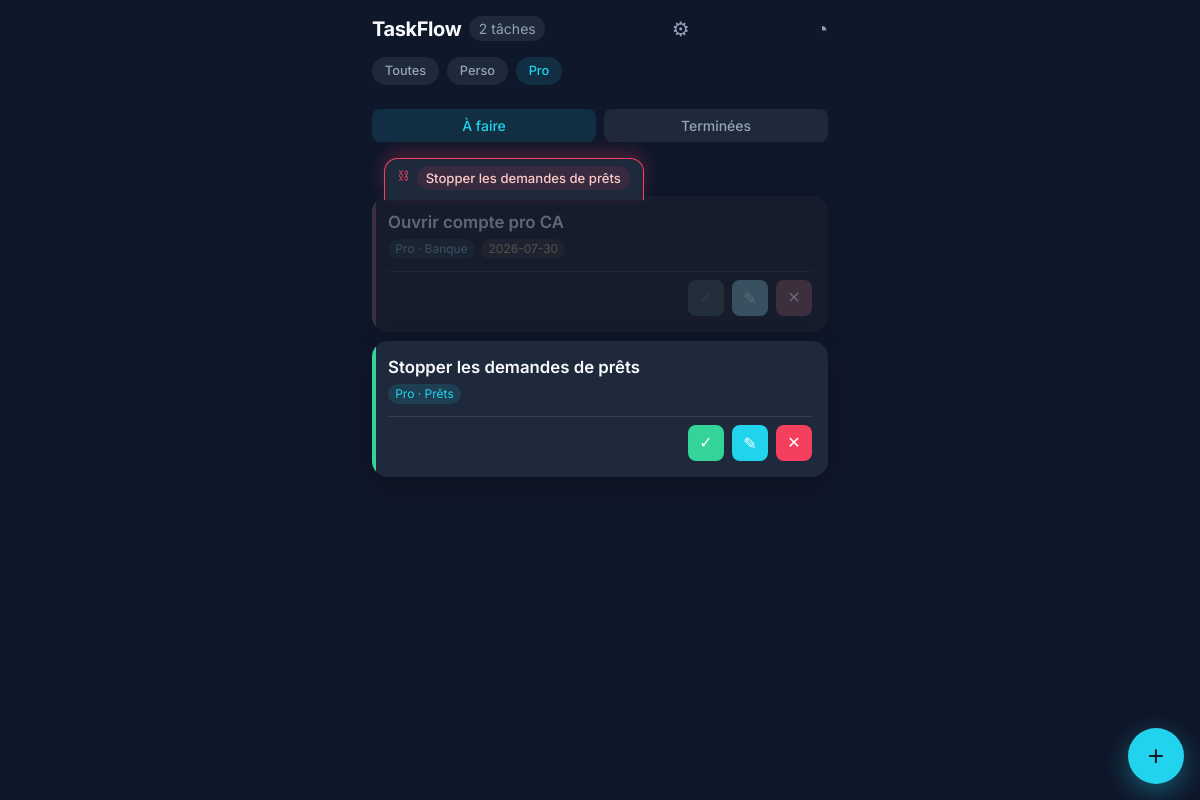
/?category=Pro, run on the app's committed database.
### tables this page shows
CREATE TABLE tasks (id INTEGER PRIMARY KEY AUTOINCREMENT, title TEXT NOT NULL, category TEXT NOT NULL, subcategory TEXT, priority INTEGER CHECK(priority BETWEEN 1 AND 3), due_at TEXT, done INTEGER DEFAULT 0, done_at TEXT, created_at TEXT DEFAULT CURRENT_TIMESTAMP);

### src/TaskRepository.php (called while the page is built, shortened)
<?php
final class TaskRepository
{
    private PDO $pdo;
    public function __construct(PDO $pdo)
    {
        $this->pdo = $pdo;
        $this->ensureSchema();
        $this->seedDefaults();
    }
    private function ensureSchema(): void
    {
        $this->pdo->exec('CREATE TABLE IF NOT EXISTS tasks (id INTEGER PRIMARY KEY AUTOINCREMENT, title TEXT NOT NULL, category TEXT NOT NULL, subcategory TEXT, priority INTEGER CHECK(priority BETWEEN 1 AND 3), due_at TEXT, done INTEGER DEFAULT 0, done_at TEXT, created_at TEXT DEFAULT CURRENT_TIMESTAMP)');
        $this->migrateCategoriesSchema();
        $this->pdo->exec('CREATE TABLE IF NOT EXISTS categories (name TEXT NOT NULL, subcategory TEXT NOT NULL DEFAULT \'\', PRIMARY KEY (name, subcategory))');
        $this->pdo->exec('CREATE TABLE IF NOT EXISTS task_dependencies (blocker_id INTEGER NOT NULL, blocked_id INTEGER NOT NULL, PRIMARY KEY (blocker_id, blocked_id), FOREIGN KEY (blocker_id) REFERENCES tasks(id) ON DELETE CASCADE, FOREIGN KEY (blocked_id) REFERENCES tasks(id) ON DELETE CASCADE)');
        try {
            $this->pdo->exec('ALTER TABLE tasks ADD COLUMN done_at TEXT');
        } catch (\PDOException $e) {
        }
    }
    private function migrateCategoriesSchema(): void
    {
        $info = $this->pdo->query("PRAGMA table_info('categories')")->fetchAll();
        $hasCompositePk = false;
        foreach ($info as $col) {
            if ($col['name'] === 'subcategory' && ($col['pk'] ?? 0) == 2) {
                $hasCompositePk = true;
                break;
            }
        }
        if ($hasCompositePk) {
            return;
        }
        $this->pdo->exec('ALTER TABLE categories RENAME TO categories_old');
        $this->pdo->exec('CREATE TABLE categories (name TEXT NOT NULL, subcategory TEXT NOT NULL DEFAULT \'\', PRIMARY KEY (name, subcategory))');
        $this->pdo->exec('DROP TABLE categories_old');
    }
    private function seedDefaults(): void
    {
        $default = [
            'Perso' => ['Courses', 'Santé', 'Famille'],
            'Pro' => ['Roland', 'CIVITAS', 'Appels'],
            'Dev' => ['TaskFlow', 'Matricothèque', 'LMLaP'],
            'Veille' => ['Météo', 'Veille-tech', 'Veille-concurrence'],
            'Foncier' => ['Carte', 'Dossiers', 'RDV'],
            'Projets' => ['Bougies', 'VINYLS', 'Fundisc'],
            'Administratif' => ['Impôt', 'Banque', 'Assurance'],
        ];
        $existing = $this->pdo->query('SELECT name, subcategory FROM categories')->fetchAll(PDO::FETCH_ASSOC);
        $map = [];
        foreach ($existing as $row) {
            $map[trim($row['name'])][] = $row['subcategory'];
        }
        foreach ($default as $cat => $subs) {
            foreach ($subs as $sub) {
                if (!isset($map[$cat]) || !in_array($sub, $map[$cat], true)) {
                    $this->insertCategory($cat, $sub);
                }
            }
        }
    }
    private function insertCategory(string $category, string $subcategory): void
    {
        $stmt = $this->pdo->prepare('INSERT OR IGNORE INTO categories (name, subcategory) VALUES (:name, :subcategory)');
        $stmt->execute([':name' => $category, ':subcategory' => $subcategory]);
    }
    public function categories(): array
    {
        $rows = $this->pdo->query('SELECT name, subcategory FROM categories ORDER BY name, subcategory')->fetchAll(PDO::FETCH_ASSOC);
        $out = [];
        foreach ($rows as $row) {
            $out[trim($row['name'])][] = $row['subcategory'];
        }
        return $out;
    }
    public function findIncomplete(?string $category = null): array
    {
        $sql = 'SELECT * FROM tasks WHERE done = 0';
        $params = [];
        if ($category) {
            $sql .= ' AND category = :category';
            $params[':category'] = $category;
        }
        $sql .= ' ORDER BY due_at IS NULL, (CASE WHEN due_at < DATE(\'now\') THEN 0 ELSE 1 END) ASC, due_at ASC, priority ASC';
        $stmt = $this->pdo->prepare($sql);
        $stmt->execute($params);
        return $stmt->fetchAll();
    }
    public function isOverdue(int $id): bool
    {
        $task = $this->find($id);
        if (!$task || empty($task['due_at']) || (int) $task['done'] === 1) {
            return false;
        }
        return $task['due_at'] < date('Y-m-d');
    }
    public function find(int $id): ?array
    {
        $stmt = $this->pdo->prepare('SELECT * FROM tasks WHERE id = :id');
        $stmt->execute([':id' => $id]);
        $row = $stmt->fetch();
        return $row ?: null;
    }
    public function blockersFor(int $id): array
    {
        $stmt = $this->pdo->prepare('SELECT t.* FROM tasks t JOIN task_dependencies d ON d.blocker_id = t.id WHERE d.blocked_id = :id AND t.done = 0 ORDER BY t.due_at IS NULL, t.due_at ASC');
        $stmt->execute([':id' => $id]);
        return $stmt->fetchAll();
    }
}

### public/index.php (the view, shortened to what this page needs)
<?php
$dbPath = __DIR__ . '/taskflow.db';
if (!file_exists($dbPath)) {
    $dbPath = __DIR__ . '/taskflow.sqlite';
    if (!file_exists($dbPath)) {
        $dbPath = __DIR__ . '/../data/taskflow.db';
    }
}
$pdo = Database::get($dbPath);
$repo = new TaskRepository($pdo);
$categories = $repo->categories();
$view = $_GET['view'] ?? 'todo';
if ($view !== 'done') {
    $view = 'todo';
}
$filter = $_GET['category'] ?? null;
$tasks = $view === 'todo' ? $repo->findIncomplete($filter) : $repo->findDone();
$blockersMap = [];
if ($view === 'todo') {
    $ids = array_column($tasks, 'id');
    foreach ($ids as $tid) {
        $blockersMap[(int) $tid] = $repo->blockersFor((int) $tid);
    }
}
?>
<!DOCTYPE html>
<html lang="fr">
<head>
  <link rel="stylesheet" href="style.css">
</head>
<body>
  <div class="container">
    <header>
      <h1>TaskFlow</h1>
      <span class="count"><?= count($tasks) ?> tâche<?= count($tasks) > 1 ? 's' : '' ?></span>
      <a class="admin-link" href="admin.php" title="Gérer les catégories">⚙</a>
      <a class="admin-link" href="stats.php" title="Statistiques">◔</a>
    </header>
    <nav class="filters">
      <a href="." class="<?= $filter === null ? 'active' : '' ?>">Toutes</a>
      <?php foreach ($categories as $cat => $_): ?>
        <a href="?category=<?= urlencode($cat) ?><?= $view === 'done' ? '&view=done' : '' ?>" class="<?= $filter === $cat ? 'active' : '' ?>"><?= htmlspecialchars($cat) ?></a>
      <?php endforeach; ?>
    </nav>
    <div class="view-toggle">
      <a href="." class="<?= $view === 'todo' ? 'active' : '' ?>">À faire</a>
      <a href="?view=done" class="<?= $view === 'done' ? 'active' : '' ?>">Terminées</a>
    </div>
    <div class="stack">
      <?php foreach ($tasks as $task): ?>
        <?php $blockers = $blockersMap[(int) $task['id']] ?? []; ?>
        <div class="task-stack">
          <?php if (!empty($blockers)): ?>
            <div class="blocker-overlay">
              <div class="blocker-line">
                <span class="blocker-icon">⛓</span>
                <div class="blocker-body">
                  <?php foreach ($blockers as $b): ?>
                    <a class="blocker-chip" href="?action=edit&id=<?= (int) $b['id'] ?>"><?= htmlspecialchars($b['title']) ?></a>
                  <?php endforeach; ?>
                </div>
              </div>
            </div>
          <?php endif; ?>
        <article class="task-card priority-<?= (int) $task['priority'] ?> <?= $view === 'done' ? 'done' : '' ?> <?= !empty($blockers) ? 'blocked' : '' ?>">
          <div class="task-content">
            <h2><?= htmlspecialchars($task['title'], ENT_QUOTES, 'UTF-8') ?></h2>
            <div class="task-meta">
              <span class="chip"><?= htmlspecialchars($task['category']) ?><?= $task['subcategory'] ? ' · ' . htmlspecialchars($task['subcategory']) : '' ?></span>
              <?php if ($task['due_at']): ?><span class="chip due-chip"><?= htmlspecialchars($task['due_at']) ?></span><?php endif; ?>
              <?php if ($repo->isOverdue((int) $task['id'])): ?><span class="chip overdue-chip">En retard</span><?php endif; ?>
            </div>
          </div>
          <div class="task-actions">
            <?php if ($view === 'todo'): ?>
              <form method="post" class="action-form">
                <button type="submit" class="btn btn-success <?= !empty($blockers) ? 'btn-disabled' : '' ?>" title="Terminer" <?= !empty($blockers) ? 'disabled' : '' ?>>✓</button>
              </form>
              <a class="btn btn-primary" href="?action=edit&id=<?= (int) $task['id'] ?><?= $filter ? '&category=' . urlencode($filter) : '' ?>" title="Éditer">✎</a>
            <?php endif; ?>
            <form method="post" class="action-form" onsubmit="return confirm('Supprimer cette tâche ?');">
              <button type="submit" class="btn btn-danger" title="Supprimer">✕</button>
            </form>
          </div>
        </article>
        </div>
      <?php endforeach; ?>
    </div>
  </div>
  <?php if ($view === 'todo'): ?>
  <button class="add-btn" id="openModal">+</button>
  <?php endif; ?>
</body>
</html>

### data on the page
tasks: title "Ouvrir compte pro CA", category "Pro", subcategory "Banque", due_at "2026-07-30"
tasks: title "Stopper les demandes de prêts", category "Pro", subcategory "Prêts"

### other printed values
count($tasks) "2"
$cat "Perso"
$cat "Pro"
